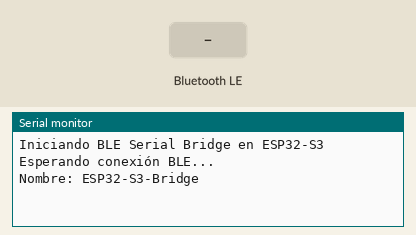
Recording of a program running on a simulated ESP32-S3. On the bench: the last lines printed to the serial monitor. Inputs (shaded band) come from the test bench. Nothing arrives over Bluetooth unless stated; a phone connects over Bluetooth LE 3 s after start.

Above: at 2.2 s.
2.3 s: Bluetooth LE write "1" received
At 3.1 s:
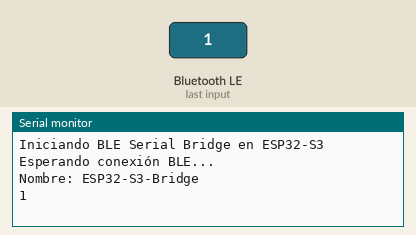
5.3 s: Bluetooth LE write "0" received
At 6.5 s:
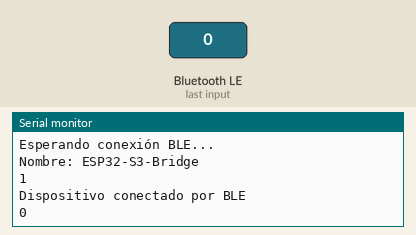

Measured:
- after the input at 2.3 s, the serial monitor: prints a new line at once (image 1)
- after the input at 5.3 s, the serial monitor: prints a new line at once (image 2)

The program:

main.cpp
```cpp
#include <Arduino.h>
#include <BLEDevice.h>
#include <BLEUtils.h>
#include <BLEServer.h>
#include <BLE2902.h>

#define SERVICE_UUID        "6E400001-B5A3-F393-E0A9-E50E24DCCA9E"
#define CHARACTERISTIC_UUID_RX "6E400002-B5A3-F393-E0A9-E50E24DCCA9E"
#define CHARACTERISTIC_UUID_TX "6E400003-B5A3-F393-E0A9-E50E24DCCA9E"

BLECharacteristic *pTxCharacteristic;
BLECharacteristic *pRxCharacteristic;
bool deviceConnected = false;

// Callbacks para eventos de conexión
class MyServerCallbacks: public BLEServerCallbacks {
    void onConnect(BLEServer* pServer) {
      deviceConnected = true;
      Serial.println("Dispositivo conectado por BLE");
    }
    void onDisconnect(BLEServer* pServer) {
      deviceConnected = false;
      Serial.println("Dispositivo desconectado");
      pServer->getAdvertising()->start();
    }
};

// Callbacks para recibir datos
class MyCallbacks: public BLECharacteristicCallbacks {
    void onWrite(BLECharacteristic *pCharacteristic) {
      std::string rxValue = pCharacteristic->getValue();

      if (rxValue.length() > 0) {
        for (int i = 0; i < rxValue.length(); i++) {
          Serial.print(rxValue[i]);
        }
        Serial.println();
      }
    }
};

void setup() {

  Serial.begin(115200);
  delay(1000);

  Serial.println();
  Serial.println("Iniciando BLE Serial Bridge en ESP32-S3");

  BLEDevice::init("ESP32-S3-Bridge");

  BLEServer *pServer = BLEDevice::createServer();
  pServer->setCallbacks(new MyServerCallbacks());

  BLEService *pService = pServer->createService(SERVICE_UUID);

  // TX -> envía datos al móvil
  pTxCharacteristic = pService->createCharacteristic(
                      CHARACTERISTIC_UUID_TX,
                      BLECharacteristic::PROPERTY_NOTIFY
                    );

  pTxCharacteristic->addDescriptor(new BLE2902());

  // RX -> recibe datos del móvil
  pRxCharacteristic = pService->createCharacteristic(
                      CHARACTERISTIC_UUID_RX,
                      BLECharacteristic::PROPERTY_WRITE
                    );

  pRxCharacteristic->setCallbacks(new MyCallbacks());

  pService->start();

  BLEAdvertising *pAdvertising = pServer->getAdvertising();
  pAdvertising->start();

  Serial.println("Esperando conexión BLE...");
  Serial.println("Nombre: ESP32-S3-Bridge");
}

void loop() {

  if (Serial.available() && deviceConnected) {

    char c = Serial.read();

    char str[2] = {c, '\0'};

    pTxCharacteristic->setValue((uint8_t*)str, 1);
    pTxCharacteristic->notify();
  }

  delay(20);
}
```
